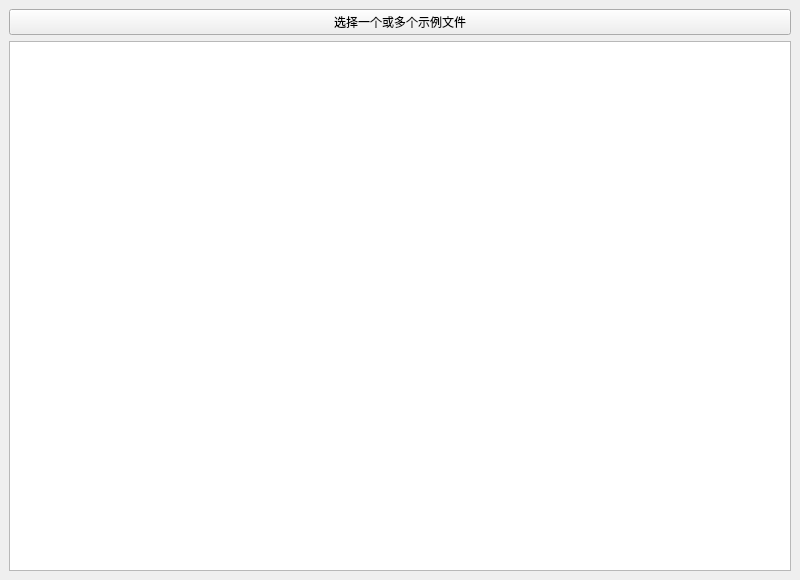
<?xml version="1.0" encoding="UTF-8"?>
<ui version="4.0">
 <class>MainWindow</class>
 <widget class="QMainWindow" name="MainWindow">
  <property name="geometry">
   <rect>
    <x>0</x>
    <y>0</y>
    <width>800</width>
    <height>580</height>
   </rect>
  </property>
  <property name="windowTitle">
   <string>7.3 单文件 多文件与取消</string>
  </property>
  <widget class="QWidget" name="centralwidget">
   <layout class="QVBoxLayout" name="verticalLayout">
    <item>
     <widget class="QPushButton" name="run">
      <property name="text">
       <string>选择一个或多个示例文件</string>
      </property>
     </widget>
    </item>
    <item>
     <widget class="QTextEdit" name="resultEdit">
      <property name="readOnly">
       <bool>true</bool>
      </property>
     </widget>
    </item>
   </layout>
  </widget>
 </widget>
 <resources />
 <connections />
</ui>
